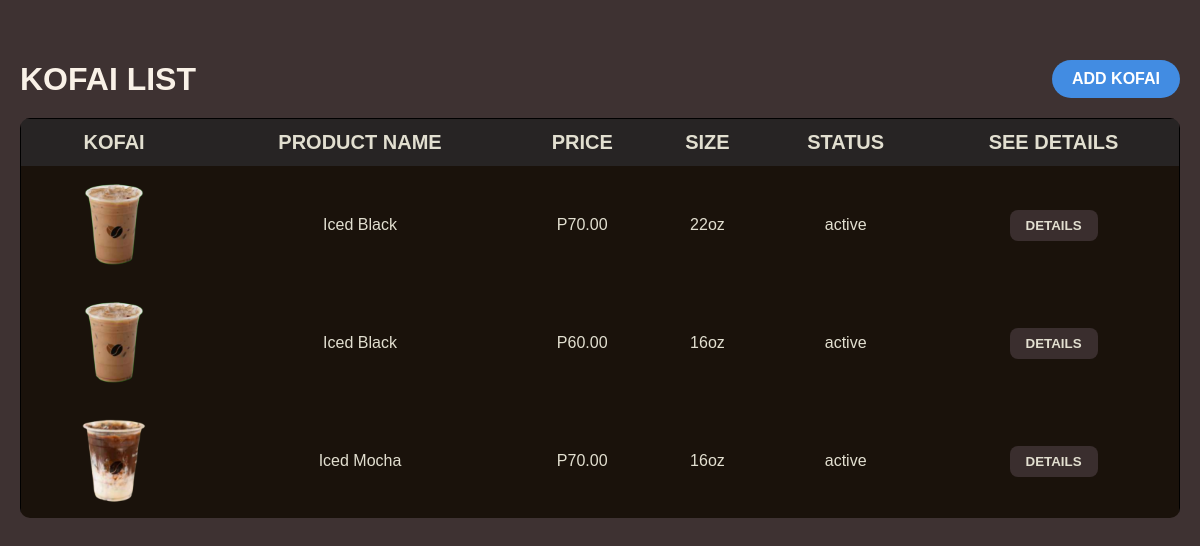
The app's page /admin/boards/kofai.php with its own data.
### tables this page shows
CREATE TABLE `coffee_price` (
  `coffee_id` int(11) NOT NULL,
  `coffee_size_id` int(11) NOT NULL,
  `coffee_price` decimal(10,2) NOT NULL,
  `status` enum('active','inactive') NOT NULL
);

CREATE TABLE `coffee` (
  `coffee_id` int(11) NOT NULL,
  `coffee_name` varchar(50) NOT NULL,
  `image` varchar(255) NOT NULL DEFAULT 'coffee.png'
);

CREATE TABLE `coffee_size` (
  `coffee_size_id` int(11) NOT NULL,
  `coffee_size` int(11) NOT NULL
);

### admin/boards/kofai.php (the view, shortened to what this page needs)
<?php
include("../../site/backend/dbcon.php");
?>
<!DOCTYPE html>
<html lang="en">
<head>
  <link rel="stylesheet" href="/admin/admin.css" />
</head>
<body>
  <div class="kofai-board">
    <div class="kofai-header">
      <h4 style="font-size: 2em;">KOFAI LIST</h4>
      <button onclick="openKofaiAddContainer()" class="add-kofai-button">
        ADD KOFAI
      </button>
    </div>
    <div class="table-wrapper">
      <table>
        <thead>
          <tr>
            <th>KOFAI</th>
            <th>PRODUCT NAME</th>
            <th>PRICE</th>
            <th>SIZE</th>
            <th>STATUS</th>
            <th>SEE DETAILS</th>
          </tr>
        </thead>
        <tbody>
          <?php
          $refresh_query = "SELECT coffee.image, coffee.coffee_name, coffee_price.coffee_price, coffee_size.coffee_size, coffee_price.status, coffee_price.coffee_id, coffee_price.coffee_size_id FROM coffee_price LEFT JOIN coffee ON coffee.coffee_id = coffee_price.coffee_id LEFT JOIN coffee_size ON coffee_size.coffee_size_id = coffee_price.coffee_size_id ORDER BY coffee_price.coffee_id;";
          $refresh_query_run = mysqli_query($conn, $refresh_query);
          while ($row = mysqli_fetch_assoc($refresh_query_run)) {
            echo "<tr>
                    <td> <img style=\"width: 90px; height: 90px;\" src=\"/src/" . $row['image'] . "\"/> </td>
                    <td>" . $row['coffee_name'] . "</td>
                    <td>P" . $row['coffee_price'] . "</td>
                    <td>" . $row['coffee_size'] . "oz</td>
                    <td>" . $row['status'] . "</td>
                    <td>
                     <button class='details-button' onclick='openKofaiDetailsContainer(\"" . addslashes($row['coffee_name']) . "\",\"" . addslashes($row['coffee_price']) . "\",\"" . addslashes($row['status']) . "\",\"" . addslashes($row['coffee_size']) . "\"," . $row['coffee_id'] . "," . $row['coffee_size_id'] . ", \"" . $row['image'] . "\")'>
                     DETAILS
                     </button>
                    </td>
                  </tr>";
          }
          ?>
        </tbody>
      </table>
    </div>
  </div>
</body>
</html>

### admin/admin.css (style rules this page uses)
body { display: flex; justify-content: center; align-items: center; height: 100vh; margin: auto; font-family: sans-serif ; overflow-y: hidden; }
.kofai-board { display: flex; align-items: center; flex-direction: column; height: 100%; width: 100%; background-color: #3e3232; padding-left: 20px; padding-right: 20px; position: relative; padding-top: 10%; }
.kofai-header { background-color: #3e3232; color: #f9f1e7; display: flex; justify-content: space-between; align-items: center; margin-bottom: 20px; width: 100%; }
.kofai-header h4 { font-size: 3em; margin: 0px; }
.add-kofai-button { background-color: #428ce2; border: none; color: white; font-weight: bold; padding: 10px 20px; border-radius: 20px; font-size: 16px; cursor: pointer; }
.table-wrapper { max-height: 400px; width: 100%; overflow-y: auto; border-radius: 10px; }
table { width: 100%; border-collapse: collapse; background-color: #1a120b; border: 1px solid; }
th, td { padding: 12px; text-align: center; color: #e2dfd0; }
th { background-color: #272424; font-size: 20px; }
.details-button { background-color: #3a2e2e; border: none; padding: 8px 16px; color: #e2dfd0; font-weight: bold; border-radius: 8px; cursor: pointer; }
td { font-size: 1em; }

### records on screen
coffee_price: coffee.coffee_name "Iced Black", coffee_price "70.00", coffee_size.coffee_size "22", status "active"
coffee_price: coffee.coffee_name "Iced Black", coffee_price "60.00", coffee_size.coffee_size "16", status "active"
coffee_price: shows a picture, coffee.coffee_name "Iced Mocha", coffee_price "70.00", coffee_size.coffee_size "16", status "active"
